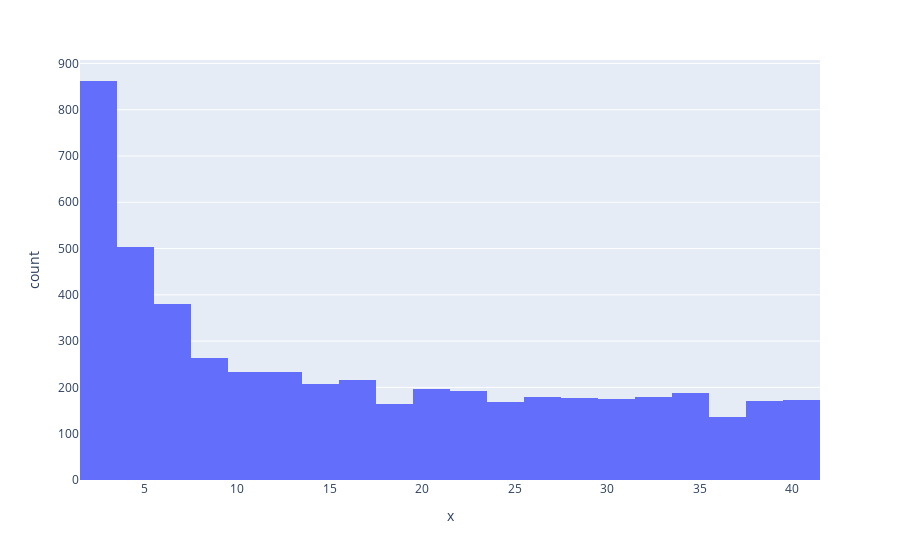

Here is the notebook cell this chart was saved with:
### Code cell
if MAIN:
    model = ParenTransformer(ntoken=5, nclasses=2, d_model=56, nhead=2, d_hid=56, nlayers=3).to(DEVICE)
    state_dict = t.load("w5d5_balanced_brackets_state_dict.pt")
    model.to(DEVICE)
    model.load_simple_transformer_state_dict(state_dict)
    model.eval()
    tokenizer = SimpleTokenizer("()")
    with open("w5d5_brackets_data.json") as f:
        data_tuples: List[Tuple[str, bool]] = json.load(f)
        print(f"loaded {len(data_tuples)} examples")
    assert isinstance(data_tuples, list)

class DataSet:
    '''A dataset containing sequences, is_balanced labels, and tokenized sequences'''

    def __init__(self, data_tuples: list):
        '''
        data_tuples is List[Tuple[str, bool]] signifying sequence and label
        '''
        self.strs = [x[0] for x in data_tuples]
        self.isbal = t.tensor([x[1] for x in data_tuples]).to(device=DEVICE, dtype=t.bool)
        self.toks = tokenizer.tokenize(self.strs).to(DEVICE)
        self.open_proportion = t.tensor([s.count("(") / len(s) for s in self.strs])
        self.starts_open = t.tensor([s[0] == "(" for s in self.strs]).bool()

    def __len__(self) -> int:
        return len(self.strs)

    def __getitem__(self, idx) -> Union["DataSet", tuple[str, t.Tensor, t.Tensor]]:
        if type(idx) == slice:
            return self.__class__(list(zip(self.strs[idx], self.isbal[idx])))
        return (self.strs[idx], self.isbal[idx], self.toks[idx])

    @property
    def seq_length(self) -> int:
        return self.toks.size(-1)

    @classmethod
    def with_length(cls, data_tuples: list[tuple[str, bool]], selected_len: int) -> "DataSet":
        return cls([(s, b) for (s, b) in data_tuples if len(s) == selected_len])

    @classmethod
    def with_start_char(cls, data_tuples: list[tuple[str, bool]], start_char: str) -> "DataSet":
        return cls([(s, b) for (s, b) in data_tuples if s[0] == start_char])

if MAIN:
    N_SAMPLES = 5000
    data_tuples = data_tuples[:N_SAMPLES]
    data = DataSet(data_tuples)
    # plot histogram of sequence lengths with plotly express
    fig = px.histogram(x=[len(s) for s in data.strs])
    fig.show()

### Figure 1 — Plotly figure (JSON) as saved in the notebook; plotly's stock layout.template omitted (floating-point values rounded to 4 significant figures; data arrays with more than 128 entries replaced by an {"elided": "..."} marker saying what was removed)
{"data": [{"alignmentgroup": "True", "bingroup": "x", "hovertemplate": "x=%{x}<br>count=%{y}<extra></extra>", "legendgroup": "", "marker": {"color": "#636efa", "pattern": {"shape": ""}}, "name": "", "offsetgroup": "", "orientation": "v", "showlegend": false, "type": "histogram", "x": {"elided": "5000 int values"}, "xaxis": "x", "yaxis": "y"}], "layout": {"barmode": "relative", "legend": {"tracegroupgap": 0}, "margin": {"t": 60}, "xaxis": {"anchor": "y", "domain": [0, 1], "title": {"text": "x"}}, "yaxis": {"anchor": "x", "domain": [0, 1], "title": {"text": "count"}}}}
